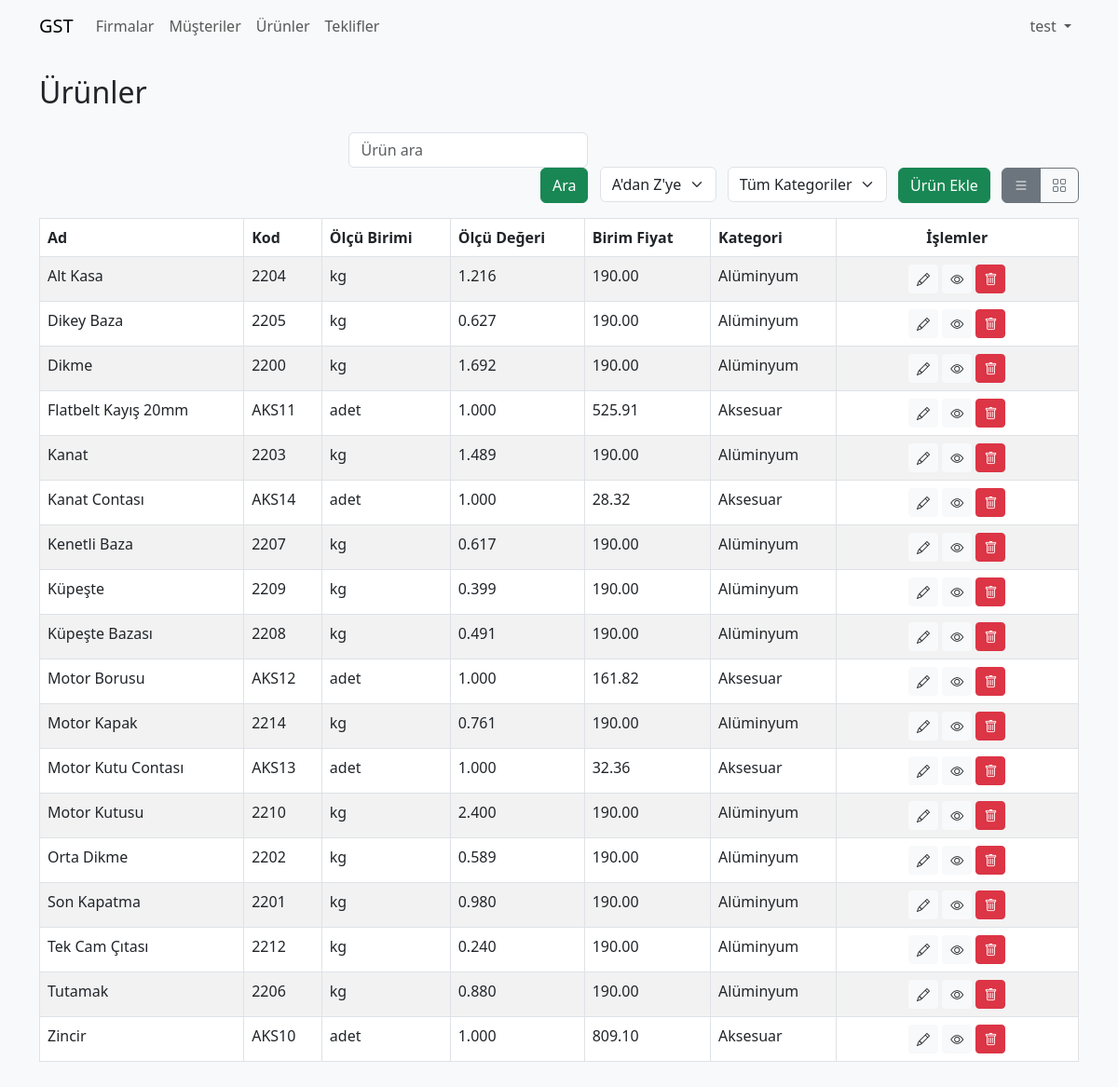
The app's page /product.php (signed in) with its own data.
### tables this page shows
CREATE TABLE `products` (
  `id` int(10) UNSIGNED NOT NULL,
  `name` varchar(100) NOT NULL,
  `code` varchar(50) NOT NULL,
  `unit` varchar(20) NOT NULL,
  `measure_value` decimal(10,3) NOT NULL,
  `unit_price` decimal(10,2) NOT NULL,
  `category` varchar(50) DEFAULT NULL,
  `image_data` longblob DEFAULT NULL,
  `image_type` varchar(50) DEFAULT NULL
);

### helpers/theme.php (called while the page is built, shortened)
<?php
function get_theme(): string
{
    return $_SESSION['theme'] ?? 'light';
}
function theme_css(): string
{
    return (get_theme() === 'dark')
        ? 'https://cdn.jsdelivr.net/npm/bootswatch@5.3.0/dist/darkly/bootstrap.min.css'
        : 'https://cdn.jsdelivr.net/npm/bootstrap@5.3.0/dist/css/bootstrap.min.css';
}
function get_color(): string
{
    return $_SESSION['color'] ?? 'primary';
}

### helpers/device.php (called while the page is built)
<?php
function is_mobile(): bool
{
    $ua = $_SERVER['HTTP_USER_AGENT'] ?? '';
    return preg_match('/Android|webOS|iPhone|iPad|iPod|BlackBerry|IEMobile|Opera Mini/i', $ua) === 1;
}
function resolve_view(): string
{
    return $_GET['view'] ?? (is_mobile() ? 'card' : 'list');
}

### helpers/auth.php (called while the page is built, shortened)
<?php
function is_admin(PDO $pdo): bool
{
    $userId = $_SESSION['user']['id'] ?? null;
    try {
        $stmt = $pdo->prepare(
            'SELECT r.name FROM roles r ' .
            'JOIN role_user ru ON r.id = ru.role_id ' .
            'WHERE ru.user_id = ? LIMIT 1'
        );
        $stmt->execute([$userId]);
        $role = $stmt->fetchColumn();
        return $role === 'admin';
    } catch (PDOException $e) {
        return false;
    }
}
?>

### product.php (the view, shortened to what this page needs)
<?php
require_once 'config.php';
require_once 'helpers/theme.php';
require_once 'helpers/device.php';
require_once 'helpers/auth.php';
$search = $_GET['search'] ?? '';
$sort = (isset($_GET['sort']) && $_GET['sort'] === 'desc') ? 'DESC' : 'ASC';
$view = resolve_view();
$paramList = $_GET;
$paramList['view'] = 'list';
$listUrl = 'product?' . http_build_query($paramList);
$paramList['view'] = 'card';
$cardUrl = 'product?' . http_build_query($paramList);
$query = "SELECT * FROM products WHERE name LIKE :search";
$params = [':search' => "%$search%"];
$query .= " ORDER BY name $sort";
$stmt = $pdo->prepare($query);
$stmt->execute($params);
$products = $stmt->fetchAll();
?>
<!DOCTYPE html>
<html lang="tr">
<head>
    <link href="<?php echo theme_css(); ?>" rel="stylesheet">
</head>
<body class="bg-light">
    <?php include 'includes/header.php'; ?>
    <div class="container py-4">
        <h2 class="mb-4">Ürünler</h2>
        <div class="row mb-3">
            <div class="col-12 text-end">
                <form method="get" class="form-inline-responsive d-inline-block me-2">
                    <input type="text" name="search" value="<?php echo htmlspecialchars($search); ?>"
                        class="form-control" placeholder="Ürün ara">
                    <button type="submit" class="btn btn-<?php echo get_color(); ?> ms-2">Ara</button>
                </form>
                <form method="get" class="form-inline-responsive d-inline-block me-2">
                    <select name="sort" class="form-select" onchange="this.form.submit()">
                        <option value="asc" <?php echo $sort === 'ASC' ? 'selected' : ''; ?>>A'dan Z'ye</option>
                    </select>
                </form>
                <form method="get" class="form-inline-responsive d-inline-block me-2">
                    <select name="category" class="form-select" onchange="this.form.submit()">
                        <option value="">Tüm Kategoriler</option>
                    </select>
                </form>
                <button type="button" class="btn btn-<?php echo get_color(); ?>" data-bs-toggle="modal"
                    data-bs-target="#addModal">Ürün
                    Ekle</button>
                <div class="btn-group ms-2 view-toggle d-none d-md-inline-flex" role="group">
                    <a href="<?php echo $listUrl; ?>"
                        class="btn btn-outline-secondary <?php echo $view === 'list' ? 'active' : ''; ?>"><i
                            class="bi bi-list"></i></a>
                    <a href="<?php echo $cardUrl; ?>"
                        class="btn btn-outline-secondary <?php echo $view === 'card' ? 'active' : ''; ?>"><i
                            class="bi bi-grid"></i></a>
                </div>
            </div>
        </div>
        <?php if ($view === 'list'): ?>
            <table class="table table-bordered table-striped responsive-table">
                <thead>
                    <tr>
                        <th>Ad</th>
                        <th>Kod</th>
                        <th>Ölçü Birimi</th>
                        <th>Ölçü Değeri</th>
                        <th>Birim Fiyat</th>
                        <th>Kategori</th>
                        <th class="text-center actions-col">İşlemler</th>
                    </tr>
                </thead>
                <tbody>
                    <?php foreach ($products as $product): ?>
                        <tr>
                            <td><?php echo htmlspecialchars($product['name']); ?></td>
                            <td><?php echo htmlspecialchars($product['code']); ?></td>
                            <td><?php echo htmlspecialchars($product['unit']); ?></td>
                            <td><?php echo htmlspecialchars($product['measure_value']); ?></td>
                            <td><?php echo htmlspecialchars($product['unit_price']); ?></td>
                            <td><?php echo htmlspecialchars($product['category']); ?></td>
                            <td class="text-center actions-col">
                                <button class="btn btn-sm bg-light text-dark" data-bs-toggle="modal"
                                    data-bs-target="#editModal<?php echo $product['id']; ?>"><i class="bi bi-pencil"></i></button>
                                <?php if (is_admin($pdo)): ?>
                                <a href="log-list.php?table=products&id=<?php echo $product['id']; ?>" class="btn btn-sm bg-light text-dark" title="Logları Gör"><i class="bi bi-eye"></i></a>
                                <?php endif; ?>
                                <form method="post" action="product" class="d-inline-block"
                                    onsubmit="return confirm('Silmek istediğinize emin misiniz?');">
                                    <button type="submit" class="btn btn-sm btn-danger"><i class="bi bi-trash"></i></button>
                                </form>
                            </td>
                        </tr>
                    <?php endforeach; ?>
                </tbody>
            </table>
        <?php endif; ?>
    </div>
</body>
</html>

### includes/header.php (shortened to what this page needs)
<?php
require_once __DIR__ . '/../helpers/theme.php';
?>
<link href="<?php echo theme_css(); ?>" rel="stylesheet">
<link rel="stylesheet" href="https://cdn.jsdelivr.net/npm/bootstrap-icons@1.10.5/font/bootstrap-icons.css">
<link rel="stylesheet" href="/assets/css/style.css">
<nav
    class="navbar navbar-expand-lg <?php echo get_theme() === 'dark' ? 'navbar-dark bg-dark' : 'navbar-light bg-light'; ?>">
    <div class="container">
        <a class="navbar-brand" href="dashboard">GST
        </a>
        <div class="collapse navbar-collapse" id="navbarNav">
            <ul class="navbar-nav me-auto mb-2 mb-lg-0">
                <li class="nav-item"><a class="nav-link" href="company">Firmalar</a></li>
                <li class="nav-item"><a class="nav-link" href="customers">Müşteriler</a></li>
                <li class="nav-item"><a class="nav-link" href="product">Ürünler</a></li>
                <li class="nav-item"><a class="nav-link" href="offer">Teklifler</a></li>
            </ul>
            <ul class="navbar-nav">
                <li class="nav-item dropdown">
                    <a class="nav-link dropdown-toggle" href="#" id="userDropdown" role="button"
                        data-bs-toggle="dropdown" aria-expanded="false">
                        <?php echo isset($_SESSION['user']['username']) ? htmlspecialchars($_SESSION['user']['username']) : 'Kullanıcı'; ?>
                    </a>
                </li>
            </ul>
        </div>
    </div>
</nav>

### assets/css/style.css (style rules this page uses)
.form-inline-responsive { display: flex; flex-wrap: wrap; align-items: center; gap: 0.5rem; }
.form-inline-responsive .form-control, .form-inline-responsive .form-select { width: auto; }
.actions-col { min-width: 200px; white-space: nowrap; }

### records on screen
products: name "Alt Kasa", code "2204", unit "kg", measure_value "1.216", unit_price "190.00", category "Alüminyum"
products: name "Dikey Baza", code "2205", unit "kg", measure_value "0.627", unit_price "190.00", category "Alüminyum"
products: name "Dikme", code "2200", unit "kg", measure_value "1.692", unit_price "190.00", category "Alüminyum"
products: name "Flatbelt Kayış 20mm", code "AKS11", unit "adet", measure_value "1.000", unit_price "525.91", category "Aksesuar"
products: name "Kanat", code "2203", unit "kg", measure_value "1.489", unit_price "190.00", category "Alüminyum"
products: name "Kanat Contası", code "AKS14", unit "adet", measure_value "1.000", unit_price "28.32", category "Aksesuar"
products: name "Kenetli Baza", code "2207", unit "kg", measure_value "0.617", unit_price "190.00", category "Alüminyum"
products: name "Küpeşte", code "2209", unit "kg", measure_value "0.399", unit_price "190.00", category "Alüminyum"
products: name "Küpeşte Bazası", code "2208", unit "kg", measure_value "0.491", unit_price "190.00", category "Alüminyum"
products: name "Motor Borusu", code "AKS12", unit "adet", measure_value "1.000", unit_price "161.82", category "Aksesuar"
products: name "Motor Kapak", code "2214", unit "kg", measure_value "0.761", unit_price "190.00", category "Alüminyum"
products: name "Motor Kutu Contası", code "AKS13", unit "adet", measure_value "1.000", unit_price "32.36", category "Aksesuar"
products: name "Motor Kutusu", code "2210", unit "kg", measure_value "2.400", unit_price "190.00", category "Alüminyum"
products: name "Orta Dikme", code "2202", unit "kg", measure_value "0.589", unit_price "190.00", category "Alüminyum"
products: name "Son Kapatma", code "2201", unit "kg", measure_value "0.980", unit_price "190.00", category "Alüminyum"
products: name "Tek Cam Çıtası", code "2212", unit "kg", measure_value "0.240", unit_price "190.00", category "Alüminyum"
products: name "Tutamak", code "2206", unit "kg", measure_value "0.880", unit_price "190.00", category "Alüminyum"
products: name "Zincir", code "AKS10", unit "adet", measure_value "1.000", unit_price "809.10", category "Aksesuar"

### other values on screen
$_SESSION['user']['username'] "test"
